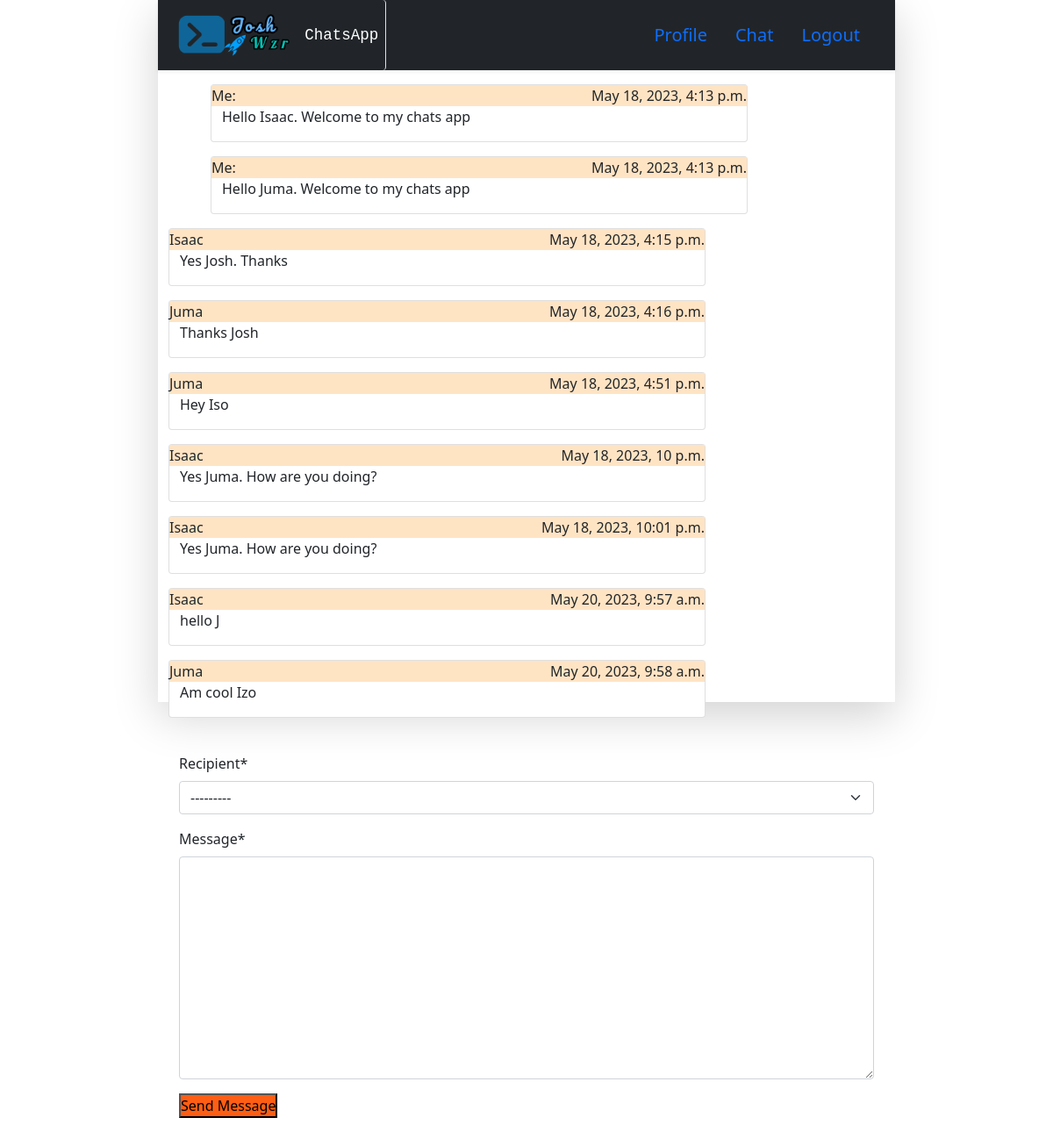
/view_messages/ (signed in), run on the app's committed database.
### MessageApp/models.py (models this page shows, shortened)
class PrivateMessage(models.Model):
    sender = models.ForeignKey(User, on_delete=models.CASCADE, related_name='sent_messages', editable=False)
    recipient = models.ForeignKey(User, on_delete=models.CASCADE, related_name='received_messages')
    message = models.TextField()
    time = models.DateTimeField(default=timezone.now)

### MessageApp/views.py (the view)
# urls.py: path('view_messages/', views.view_messages, name='view_messages'),
def view_messages(request):
    user = request.user
    if user.is_superuser:
        messages = PrivateMessage.objects.all()
    else:
        messages = PrivateMessage.objects.filter(Q(sender=user) | Q(recipient=user)).order_by('-time')[0:2]
    if request.method == "POST":
        mform = MessageForm(request.POST)
        if mform.is_valid():
            instance = mform.save(commit=False)
            instance.sender = request.user
            instance.save()
        else:
            messages.MessageFailure(request, "Oops!.. sth went wrong. Try send again")
    else:
        mform = MessageForm()
        mform.fields['recipient'].queryset = User.objects.exclude(username=user.username)
    return render(request, 'users/view_messages.html', {"messages": messages,"mform":mform,})

### MessageApp/forms.py (shortened to what this page needs)
class MessageForm(ModelForm):
    class Meta:
        model = PrivateMessage
        fields = ['recipient','message']

### MessageApp/templates/users/view_messages.html (shortened to what this page needs)
{% extends 'users/base.html' %}
{% load crispy_forms_tags %}
{% load static %}
{% block content %}
  {% for message in messages %}
   {% if message %}
   <div class = "container-fluid message-body">
    {% if user != message.sender %}
      <div class = "card w-75 my-3">
        <div class="sender">
          <span class= "float-start">{{message.sender.username}}</span>
          <span class = "float-end">{{message.time}}</span>
        </div>
        <div class="container-fluid">
          <p>{{message.message}}</p>
        </div>
      </div>
    {% else %}
      <div class = "card w-75 ms-5 my-3">
        <div class="sender">
          <span class= "float-start">Me:</span>
          <span class = "float-end">{{message.time}}</span>
        </div>
        <div class="container-fluid">
          <p>{{message.message}}</p>
        </div>
      </div>
    {% endif %}
    </div>
   {% endif %}
  {% endfor %}
  <div class = "p-4">
    <form action = "" method = "post">
      {{ mform|crispy}}
      <button type = "submit">Send Message</button>
    </form>
  </div>
{% endblock %}

### MessageApp/static/css/main.css (style rules this page uses)
* { padding: 0; margin: 0; }
body { width: 70%; margin: auto !important; height: 100vh !important; overflow: scroll; }
button, .btn, .more { background-color: #fd5e14; }
.sender { position: relative; background-color: bisque; }

### data on the page
PrivateMessage: time "May 18, 2023, 4:13 p.m.", message "Hello Isaac. Welcome to my chats app"
PrivateMessage: time "May 18, 2023, 4:13 p.m.", message "Hello Juma. Welcome to my chats app"
PrivateMessage: sender.username "Isaac", time "May 18, 2023, 4:15 p.m.", message "Yes Josh. Thanks"
PrivateMessage: sender.username "Juma", time "May 18, 2023, 4:16 p.m.", message "Thanks Josh"
PrivateMessage: sender.username "Juma", time "May 18, 2023, 4:51 p.m.", message "Hey Iso"
PrivateMessage: sender.username "Isaac", time "May 18, 2023, 10 p.m.", message "Yes Juma. How are you doing?"
PrivateMessage: sender.username "Isaac", time "May 18, 2023, 10:01 p.m.", message "Yes Juma. How are you doing?"
PrivateMessage: sender.username "Isaac", time "May 20, 2023, 9:57 a.m.", message "hello J"
PrivateMessage: sender.username "Juma", time "May 20, 2023, 9:58 a.m.", message "Am cool Izo"
